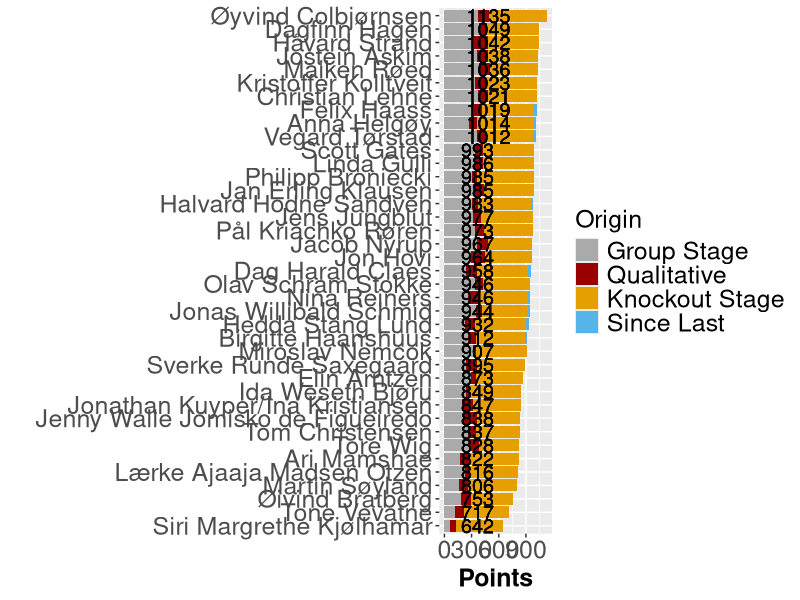

Source code (R):
## ---- chunk 1

library(tidyverse)
library(readxl)
library(knitr)

knitr::opts_chunk$set(out.width = "100%")

## ---- chunk 2

invisible(Sys.setlocale())
poeng_prev <- tbl_df(read.csv("details48.csv", sep=";", header = FALSE, encoding = "utf-8"))
poeng_prev$total_prev <- poeng_prev$V2 + poeng_prev$V3 + poeng_prev$V4
poeng_prev <- poeng_prev %>% select(V1, total_prev)

poeng <- tbl_df(read.csv("details49.csv", sep=";", header = FALSE))

poeng$total <- poeng$V2 + poeng$V3 + poeng$V4

poeng <- inner_join(poeng, poeng_prev, by="V1")
poeng$diff <- poeng$total - poeng$total_prev

poeng <- rename(poeng, V35 = V4)
poeng <- rename(poeng, V34 = V3)
poeng <- rename(poeng, V36 = V2)
poeng$V34 <-poeng$V34 - poeng$diff


long_pong <- poeng %>% select(V1, V34, V35, V36, total, diff)  %>% gather(key = V, -V1, -total, value = poeng) %>% arrange(V)

invisible(Sys.setlocale())
ggplot(data = long_pong, aes(x = reorder(V1, total), y=poeng, fill = V)) + 
  geom_bar(stat = "identity") +
  coord_flip() +
  geom_text(aes(V1, 0, label = total), hjust = -0.50, size = 5) +
  ylab("Points") +
  xlab(" ") +
  scale_fill_manual(values=c("#AAAAAA", "#990000", "#E69F00", "#56B4E9"), 
                    name="Origin",
                    breaks=c("V36", "V35", "V34", "diff"),
                    labels=c("Group Stage", "Qualitative", "Knockout Stage", "Since Last")) +
  theme(axis.text=element_text(size=18), axis.title=element_text(size=18,face="bold")) +
  theme(legend.title=element_text(size=18), 
    legend.text=element_text(size=18))
